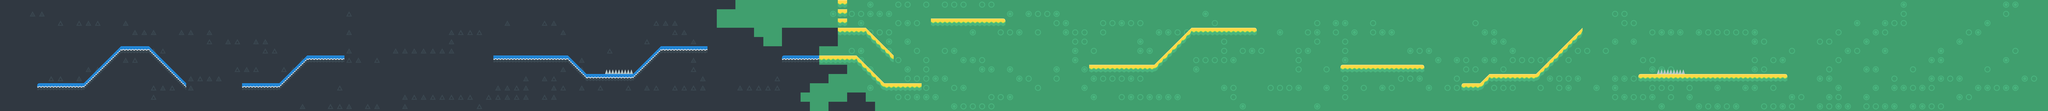

This is a level from a 2D game, rendered from its Tiled map with the project's own tilesets. A one-line summary and the map file follow, with tile-layer data summarised:
An orthogonal 220x12 tile map with 64x64 px tiles, 2 tile layers (background, platforms), 1 hidden layer not drawn and 42 objects (8x fakeFloor, 3x boxStack, 2x moviBrig, emojiSpawn, playerSpawn, ...).

<map version="1.5" tiledversion="1.7.2" orientation="orthogonal" renderorder="right-down" width="220" height="12" tilewidth="64" tileheight="64" infinite="0" nextlayerid="5" nextobjectid="43">
 <editorsettings>
  <export target="level3.json" format="json" />
 </editorsettings>
 <tileset firstgid="1" name="kenney-tileset" tilewidth="64" tileheight="64" spacing="2" margin="1" tilecount="374" columns="22">
  <image source="../tiles/kenney-tileset-64px-extruded.png" width="1452" height="1122" />
  <tile id="1">
   <properties>
    <property name="collides" type="bool" value="true" />
   </properties>
   <objectgroup draworder="index" id="2">
    <object id="1" x="0" y="64">
     <polygon points="0,0 0,-48 16,-64 64,-64 64,0" />
    </object>
   </objectgroup>
  </tile>
  <tile id="2">
   <properties>
    <property name="collides" type="bool" value="true" />
   </properties>
  </tile>
  <tile id="3">
   <properties>
    <property name="collides" type="bool" value="true" />
   </properties>
   <objectgroup draworder="index" id="2">
    <object id="1" x="0" y="0">
     <polygon points="0,0 48,0 64,16 64,64 0,64" />
    </object>
   </objectgroup>
  </tile>
  <tile id="4">
   <properties>
    <property name="collides" type="bool" value="true" />
   </properties>
   <objectgroup draworder="index" id="2">
    <object id="1" x="0" y="16">
     <polygon points="0,0 16,-16 48,-16 64,0 64,48 0,48 0,0" />
    </object>
   </objectgroup>
  </tile>
  <tile id="5">
   <properties>
    <property name="collides" type="bool" value="true" />
   </properties>
  </tile>
  <tile id="6">
   <properties>
    <property name="collides" type="bool" value="true" />
   </properties>
  </tile>
  <tile id="7">
   <properties>
    <property name="collides" type="bool" value="true" />
   </properties>
  </tile>
  <tile id="8">
   <properties>
    <property name="collides" type="bool" value="true" />
   </properties>
  </tile>
  <tile id="23">
   <properties>
    <property name="collides" type="bool" value="true" />
   </properties>
   <objectgroup draworder="index" id="2">
    <object id="1" x="0" y="64">
     <polygon points="0,0 64,-64 64,0" />
    </object>
   </objectgroup>
  </tile>
  <tile id="24">
   <properties>
    <property name="collides" type="bool" value="true" />
   </properties>
   <objectgroup draworder="index" id="2">
    <object id="1" x="0" y="0">
     <polygon points="0,0 64,64 0,64 0,0" />
    </object>
   </objectgroup>
  </tile>
  <tile id="25">
   <properties>
    <property name="collides" type="bool" value="true" />
   </properties>
  </tile>
  <tile id="26">
   <properties>
    <property name="collides" type="bool" value="true" />
   </properties>
  </tile>
  <tile id="27">
   <properties>
    <property name="collides" type="bool" value="true" />
   </properties>
  </tile>
  <tile id="28">
   <properties>
    <property name="collides" type="bool" value="true" />
   </properties>
  </tile>
  <tile id="29">
   <properties>
    <property name="collides" type="bool" value="true" />
   </properties>
  </tile>
  <tile id="30">
   <properties>
    <property name="collides" type="bool" value="true" />
   </properties>
  </tile>
  <tile id="45">
   <properties>
    <property name="collides" type="bool" value="true" />
   </properties>
   <objectgroup draworder="index" id="2">
    <object id="1" x="0" y="0">
     <polygon points="0,0 0,32 32,0" />
    </object>
   </objectgroup>
  </tile>
  <tile id="46">
   <properties>
    <property name="collides" type="bool" value="true" />
   </properties>
   <objectgroup draworder="index" id="2">
    <object id="1" x="32" y="0">
     <polygon points="0,0 32,32 32,0" />
    </object>
   </objectgroup>
  </tile>
  <tile id="47">
   <properties>
    <property name="collides" type="bool" value="true" />
   </properties>
  </tile>
  <tile id="48">
   <properties>
    <property name="collides" type="bool" value="true" />
   </properties>
  </tile>
  <tile id="49">
   <properties>
    <property name="collides" type="bool" value="true" />
   </properties>
  </tile>
  <tile id="50">
   <properties>
    <property name="collides" type="bool" value="true" />
   </properties>
  </tile>
  <tile id="51">
   <properties>
    <property name="collides" type="bool" value="true" />
   </properties>
  </tile>
  <tile id="52">
   <properties>
    <property name="collides" type="bool" value="true" />
   </properties>
  </tile>
  <tile id="67">
   <properties>
    <property name="collides" type="bool" value="true" />
   </properties>
  </tile>
  <tile id="68">
   <properties>
    <property name="collides" type="bool" value="true" />
   </properties>
  </tile>
  <tile id="69">
   <properties>
    <property name="collides" type="bool" value="true" />
   </properties>
  </tile>
  <tile id="70">
   <properties>
    <property name="collides" type="bool" value="true" />
   </properties>
  </tile>
  <tile id="71">
   <properties>
    <property name="collides" type="bool" value="true" />
   </properties>
  </tile>
  <tile id="72">
   <properties>
    <property name="collides" type="bool" value="true" />
   </properties>
  </tile>
  <tile id="73">
   <properties>
    <property name="collides" type="bool" value="true" />
   </properties>
  </tile>
  <tile id="74">
   <properties>
    <property name="collides" type="bool" value="true" />
   </properties>
  </tile>
  <tile id="89">
   <properties>
    <property name="collides" type="bool" value="true" />
   </properties>
   <objectgroup draworder="index" id="2">
    <object id="1" x="0" y="64">
     <polygon points="0,0 64,-64 64,0" />
    </object>
   </objectgroup>
  </tile>
  <tile id="90">
   <properties>
    <property name="collides" type="bool" value="true" />
   </properties>
   <objectgroup draworder="index" id="2">
    <object id="1" x="0" y="0">
     <polygon points="0,0 64,64 0,64" />
    </object>
    <object id="2" x="0" y="0">
     <polygon points="0,0 64,64 0,64" />
    </object>
   </objectgroup>
  </tile>
  <tile id="91">
   <properties>
    <property name="collides" type="bool" value="true" />
   </properties>
  </tile>
  <tile id="92">
   <properties>
    <property name="collides" type="bool" value="true" />
   </properties>
  </tile>
  <tile id="93">
   <properties>
    <property name="collides" type="bool" value="true" />
   </properties>
  </tile>
  <tile id="94">
   <properties>
    <property name="collides" type="bool" value="true" />
   </properties>
  </tile>
  <tile id="95">
   <properties>
    <property name="collides" type="bool" value="true" />
   </properties>
  </tile>
  <tile id="96">
   <properties>
    <property name="collides" type="bool" value="true" />
   </properties>
  </tile>
  <tile id="111">
   <properties>
    <property name="collides" type="bool" value="true" />
   </properties>
   <objectgroup draworder="index" id="2">
    <object id="1" x="0" y="0">
     <polygon points="0,0 0,32 32,0" />
    </object>
   </objectgroup>
  </tile>
  <tile id="112">
   <properties>
    <property name="collides" type="bool" value="true" />
   </properties>
   <objectgroup draworder="index" id="2">
    <object id="1" x="64" y="0">
     <polygon points="0,0 -32,0 0,32" />
    </object>
   </objectgroup>
  </tile>
  <tile id="113">
   <properties>
    <property name="collides" type="bool" value="true" />
   </properties>
  </tile>
  <tile id="114">
   <properties>
    <property name="collides" type="bool" value="true" />
   </properties>
  </tile>
  <tile id="115">
   <properties>
    <property name="collides" type="bool" value="true" />
   </properties>
  </tile>
  <tile id="116">
   <properties>
    <property name="collides" type="bool" value="true" />
   </properties>
  </tile>
  <tile id="117">
   <properties>
    <property name="collides" type="bool" value="true" />
   </properties>
  </tile>
  <tile id="118">
   <properties>
    <property name="collides" type="bool" value="true" />
   </properties>
  </tile>
  <tile id="133">
   <properties>
    <property name="collides" type="bool" value="true" />
   </properties>
   <objectgroup draworder="index" id="2">
    <object id="1" x="0" y="16">
     <polyline points="0,0 16,-16 64,-16 64,48 0,48 0,0 16,-16" />
    </object>
   </objectgroup>
  </tile>
  <tile id="134">
   <properties>
    <property name="collides" type="bool" value="true" />
   </properties>
  </tile>
  <tile id="135">
   <properties>
    <property name="collides" type="bool" value="true" />
   </properties>
   <objectgroup draworder="index" id="2">
    <object id="1" x="48" y="0">
     <polygon points="0,0 16,16 16,64 -48,64 -48,0" />
    </object>
   </objectgroup>
  </tile>
  <tile id="136">
   <properties>
    <property name="collides" type="bool" value="true" />
   </properties>
   <objectgroup draworder="index" id="2">
    <object id="1" x="0" y="16">
     <polygon points="0,0 16,-16 48,-16 64,0 64,48 0,48" />
    </object>
   </objectgroup>
  </tile>
  <tile id="137">
   <properties>
    <property name="collides" type="bool" value="true" />
   </properties>
   <objectgroup draworder="index" id="2">
    <object id="1" x="0" y="16">
     <polygon points="0,0 16,-16 64,-16 64,32 0,32" />
    </object>
   </objectgroup>
  </tile>
  <tile id="138">
   <properties>
    <property name="collides" type="bool" value="true" />
   </properties>
  </tile>
  <tile id="139">
   <properties>
    <property name="collides" type="bool" value="true" />
   </properties>
   <objectgroup draworder="index" id="2">
    <object id="1" x="0" y="0">
     <polygon points="0,0 48,0 64,16 64,48 0,48" />
    </object>
   </objectgroup>
  </tile>
  <tile id="140">
   <properties>
    <property name="collides" type="bool" value="true" />
   </properties>
   <objectgroup draworder="index" id="2">
    <object id="1" x="0" y="16">
     <polygon points="0,0 16,-16 48,-16 64,0 64,32 0,32" />
    </object>
   </objectgroup>
  </tile>
  <tile id="155">
   <properties>
    <property name="collides" type="bool" value="true" />
   </properties>
   <objectgroup draworder="index" id="2">
    <object id="1" x="0" y="64">
     <polygon points="0,0 64,-64 64,0" />
    </object>
   </objectgroup>
  </tile>
  <tile id="156">
   <properties>
    <property name="collides" type="bool" value="true" />
   </properties>
   <objectgroup draworder="index" id="2">
    <object id="1" x="0" y="0">
     <polygon points="0,0 64,64 0,64" />
    </object>
   </objectgroup>
  </tile>
  <tile id="157">
   <properties>
    <property name="collides" type="bool" value="true" />
   </properties>
  </tile>
  <tile id="158">
   <properties>
    <property name="collides" type="bool" value="true" />
   </properties>
  </tile>
  <tile id="159">
   <properties>
    <property name="collides" type="bool" value="true" />
   </properties>
  </tile>
  <tile id="160">
   <properties>
    <property name="collides" type="bool" value="true" />
   </properties>
  </tile>
  <tile id="161">
   <properties>
    <property name="collides" type="bool" value="true" />
   </properties>
  </tile>
  <tile id="162">
   <properties>
    <property name="collides" type="bool" value="true" />
   </properties>
  </tile>
  <tile id="177">
   <properties>
    <property name="collides" type="bool" value="true" />
   </properties>
   <objectgroup draworder="index" id="2">
    <object id="1" x="0" y="32">
     <polyline points="0,0 32,-32 0,-32 0,0" />
    </object>
    <object id="2" x="0" y="32">
     <polyline points="0,0 0,-32 32,-32 0,0 0,-32 32,-32" />
    </object>
   </objectgroup>
  </tile>
  <tile id="178">
   <properties>
    <property name="collides" type="bool" value="true" />
   </properties>
   <objectgroup draworder="index" id="2">
    <object id="1" x="64" y="32">
     <polygon points="0,0 -32,-32 0,-32" />
    </object>
   </objectgroup>
  </tile>
  <tile id="179">
   <properties>
    <property name="collides" type="bool" value="true" />
   </properties>
  </tile>
  <tile id="180">
   <properties>
    <property name="collides" type="bool" value="true" />
   </properties>
  </tile>
  <tile id="181">
   <properties>
    <property name="collides" type="bool" value="true" />
   </properties>
  </tile>
  <tile id="182">
   <properties>
    <property name="collides" type="bool" value="true" />
   </properties>
  </tile>
  <tile id="183">
   <properties>
    <property name="collides" type="bool" value="true" />
   </properties>
  </tile>
  <tile id="184">
   <properties>
    <property name="collides" type="bool" value="true" />
   </properties>
  </tile>
  <tile id="267">
   <properties>
    <property name="collides" type="bool" value="true" />
    <property name="isDeadly" type="bool" value="true" />
   </properties>
  </tile>
  <tile id="279">
   <properties>
    <property name="collides" type="bool" value="true" />
    <property name="isDeadly" type="bool" value="true" />
   </properties>
   <objectgroup draworder="index" id="2">
    <object id="6" x="0" y="62">
     <polygon points="0,0 10,-30 21,0 31,-29 42,0 52,-29 64,1" />
    </object>
   </objectgroup>
  </tile>
  <tile id="289">
   <properties>
    <property name="collides" type="bool" value="true" />
    <property name="isDeadly" type="bool" value="true" />
   </properties>
  </tile>
  <tile id="311">
   <properties>
    <property name="collides" type="bool" value="true" />
    <property name="isDeadly" type="bool" value="true" />
   </properties>
  </tile>
 </tileset>
 <layer id="1" name="background" width="220" height="12" locked="1">
  <data>[2640 cells, 2640 non-empty, 6 distinct tile ids]</data>
 </layer>
 <layer id="2" name="platforms" width="220" height="12">
  <data>[2640 cells, 176 non-empty, 14 distinct tile ids]</data>
 </layer>
 <layer id="3" name="foreground" width="220" height="12" visible="0">
  <data>[2640 cells, 0 non-empty, 0 distinct tile ids]</data>
 </layer>
 <objectgroup id="4" name="objectLayer">
  <object id="1" name="Emoji Spawn" type="emojiSpawn" x="5840" y="32">
   <point />
  </object>
  <object id="2" name="player" type="playerSpawn" x="240" y="544">
   <point />
  </object>
  <object id="3" name="Exit door" type="exitRect" x="12160" y="407" width="64" height="103" />
  <object id="5" name="emojiEnd" type="emojiDeathRect" x="6336" y="576" width="416" height="32" />
  <object id="18" name="bridge" type="moviBrig" x="2384" y="384" width="496" height="41">
   <properties>
    <property name="density" type="float" value="0.0004" />
   </properties>
  </object>
  <object id="19" name="BRIGH WITH DENS" type="moviBrig" x="4752" y="-336" width="851.182" height="41">
   <properties>
    <property name="density" type="float" value="0.0002" />
   </properties>
  </object>
  <object id="24" name="Box sStack" type="boxStack" x="4320" y="-112">
   <point />
  </object>
  <object id="25" name="Box sStack" type="boxStack" x="4320" y="-240">
   <point />
  </object>
  <object id="26" name="Box sStack" type="boxStack" x="4320" y="-368">
   <point />
  </object>
  <object id="27" name="fake Floor" type="fakeFloor" x="1376" y="608">
   <point />
  </object>
  <object id="30" name="Player Death" type="playerDeath" x="16" y="688" width="14064" height="32" />
  <object id="36" name="fake Floor" type="fakeFloor" x="1440" y="608">
   <point />
  </object>
  <object id="37" name="fake Floor" type="fakeFloor" x="1504" y="608">
   <point />
  </object>
  <object id="38" name="fake Floor" type="fakeFloor" x="1568" y="608">
   <point />
  </object>
  <object id="39" name="fake Floor" type="fakeFloor" x="7264" y="480">
   <point />
  </object>
  <object id="40" name="fake Floor" type="fakeFloor" x="7328" y="480">
   <point />
  </object>
  <object id="41" name="fake Floor" type="fakeFloor" x="7392" y="480">
   <point />
  </object>
  <object id="42" name="fake Floor" type="fakeFloor" x="7456" y="480">
   <point />
  </object>
 </objectgroup>
</map>
